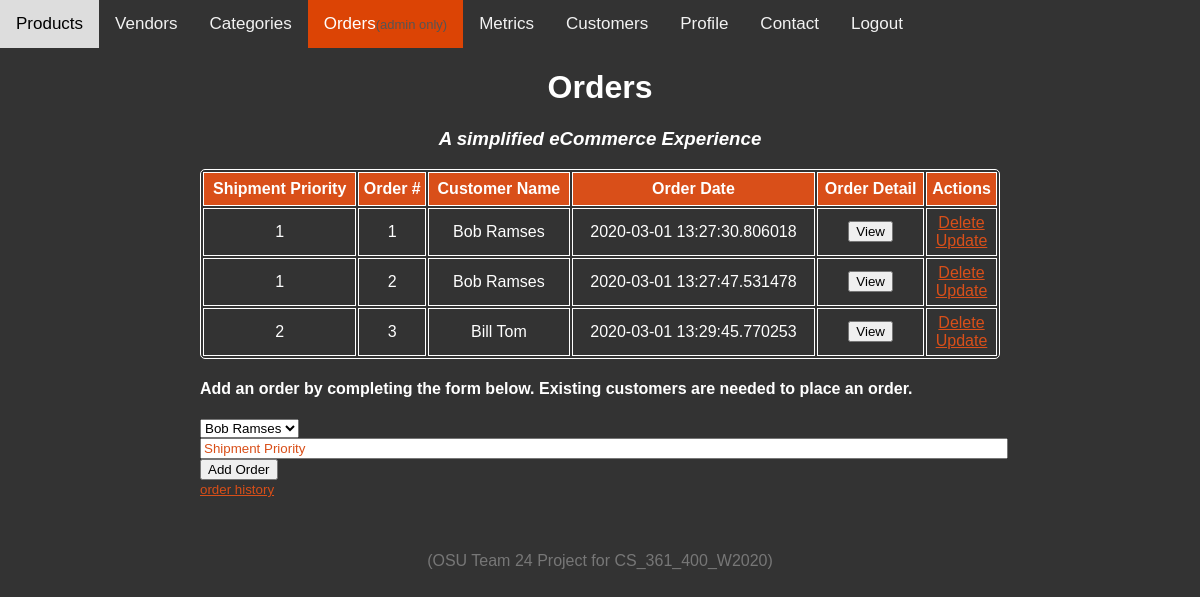
Page /orders (signed in) on the committed database.
### app.py (models this page shows, shortened)
class Order(db.Model):
    id =                  db.Column(db.Integer, primary_key=True)
    customer_id =          db.Column(db.Integer, db.ForeignKey('account.id'), nullable=False)
    order_date =          db.Column(db.DateTime, default=datetime.utcnow)
    shipment_priority =   db.Column(db.Integer)

class Customer(db.Model):
    id           = db.Column(db.Integer, primary_key=True)
    first_name   = db.Column(db.String(50), nullable=False)
    last_name	 = db.Column(db.String(50), nullable=False)
    email	 = db.Column(db.String(100), nullable=False)
    phone        = db.Column(db.String(10), nullable=True)
    street_addr  = db.Column(db.String(50), nullable=True)
    state        = db.Column(db.String(2), nullable=True)
    zipcode      = db.Column(db.String(5), nullable=True)
    city         = db.Column(db.String(100), nullable=True)

### app.py (the view)
@app.route("/orders", methods=['POST', 'GET'])
@login_required
def orders():
    if request.method == 'POST':
        customerID = request.form['customer_id']
        shipmentPriority = request.form['shipment_priority']
        new_order = Order(
            customer_id=customerID,
            shipment_priority=shipmentPriority,
        )
        try:
            db.session.add(new_order)
            db.session.commit()
            return redirect('/orders')
        except Exception as ex:
            print("Error: ", ex)
            return "Error: There was a problem adding the new order data"
    else:
        tasks = Order.query.order_by(Order.shipment_priority).all()
        products = Product.query.all()
        customers = Customer.query.all()
        return render_template("orders.html", tasks = tasks, products=products, customers=customers)

### app.py (called while the page is built)
@login_manager.user_loader
def load_user(user_id):
    return User.query.get(int(user_id))

### templates/orders.html (shortened to what this page needs)
{% extends 'base.html' %}
{% block body %}
<div class="topnav">
    <a href="/">Products</a>
<a href="{{ url_for('vendors') }}">Vendors</a>
<a href="{{ url_for('category') }}">Categories</a>
<a class="active" href="{{ url_for('orders') }}">Orders<span class="employee_view">(admin only)</span></a>
<a href="{{ url_for('metrics') }}">Metrics</a>
<a href="{{ url_for('customers') }}">Customers</a>
<a href="{{ url_for('profile') }}">Profile</a>
<a href="{{ url_for('contact') }}">Contact</a>
<a href="{{ url_for('logout') }}">Logout</a>
</div>
<div class="content">
    <h1 style="text-align: center">Orders</h1>
    <h3 style="text-align: center"><em>A simplified eCommerce Experience</em></h3>
    {% if tasks|length < 1 %}
    <h4 style="text-align: center">No orders have been placed yet.</h4>
    {% else %}
    <table>
        <tr>
            <th>Shipment Priority</th>
            <th>Order #</th>
            <th>Customer Name</th>
            <th>Order Date</th>
            <th>Order Detail</th>
            <th>Actions</th>
        </tr>
        {% for task in tasks %}
            <tr>
                <td>{{ task.shipment_priority }}</td>
                <td>{{ task.id }}</td>
                {% for customer in customers %}
                    {% if customer.id == task.customer_id %}
                        <td>{{ customer.first_name}} {{ customer.last_name }}</td>
                    {% endif %}
                {% endfor %}
                <td>{{ task.order_date }}</td>
                <td>
                    <form action="/order_product" method="GET">
                        <button type="submit">View</button>
                    </form>
                </td>
                <td>
                    <a href="/orders/delete/{{task.id}}">Delete</a>
                    <br>
                    <a href="/orders/update/{{task.id}}">Update</a>
                </td>
            </tr>
        {% endfor %}
    </table>
    {% endif %}
    <div class="form">
        <form action="/orders" method="POST">
            <h4>Add an order by completing the form below. Existing customers are needed to place an order.</h4>
            <select name="customer_id" id="">
                {% for customer in customers %}
                    <option value="{{ customer.id }}">{{ customer.first_name}} {{ customer.last_name }}</option>
                {% endfor %}
            </select>
            <input type="number" name="shipment_priority" id="content" placeholder="Shipment Priority">
            <input type="submit" value="Add Order">
        </form>
    </div>
    <a href="orderhistory" style="font-size: 10pt;">order history</a>
</div>
{% endblock %}

### templates/base.html (shortened to what this page needs)
<!DOCTYPE html>
<html lang="en">
<head>
    <link rel="stylesheet" href="{{ url_for('static', filename='css/main.css') }}">
</head>
<body>
    {% block body %}{% endblock %}
    <div class="bottomtext">
        <br><br><br>
        (OSU Team 24 Project for CS_361_400_W2020)
    </div>
</body>
</html>

### static/css/main.css (style rules this page uses)
body, html { margin: 0; font-family: sans-serif; background-color: #333; }
.employee_view { font-size: small; color: #555; }
.topnav { overflow: hidden; background-color: #333; }
.topnav a { float: left; color: #f2f2f2; text-align: center; padding: 14px 16px; text-decoration: none; font-size: 17px; }
.topnav a.active { background-color: #dc4405; color: white; }
.active, .demo:hover { opacity: 1; }
h1 { color: white; }
h3 { color: white; }
h4 { color: white; }
a { color: #d94f19; }
.content { margin: 0 auto; width: 800px; }
table, td, th { border: 1px solid white; }
table { width: 100%; border-radius: 5px; }
th { height: 30px; background-color: #d94f19; color: white; }
td { text-align: center; padding: 5px; color: white; }
.form { margin-top: 20px; }
#content { width: 100%; }
.bottomtext { text-align: center; color: #777; }
::placeholder { color: #d94f19; font-weight: normal; opacity: 1; }

### rows in the picture
Order: shipment_priority "1", id "1", order_date "2020-03-01 13:27:30.806018"
Customer: first_name "Bob", last_name "Ramses"
Order: shipment_priority "1", id "2", order_date "2020-03-01 13:27:47.531478"
Order: shipment_priority "2", id "3", order_date "2020-03-01 13:29:45.770253"
Customer: first_name "Bill", last_name "Tom"

### other values in the picture
form field customer_id "Bob Ramses"
